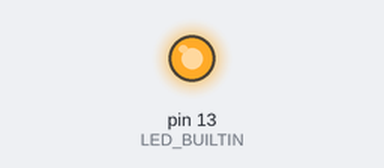
Simulated run of this sketch. Board: Arduino Uno, built with avr-gcc and run on an emulated ATmega328P. Parts: output pins drawn as LEDs (lit = HIGH).

Above: at 0.7 s.
At 5.0 s:
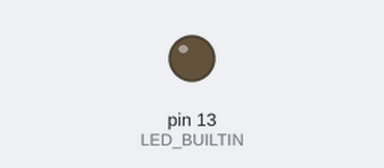
Timing chart, 0 to 6.7 s (numbered marks = the images above):
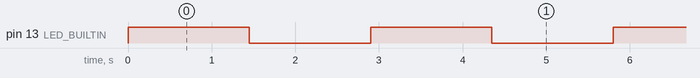

The sketch:

test_transmit.ino
```cpp
/*
  Example for different sending methods

  https://github.com/sui77/rc-switch/

*/

#include <RCSwitch.h>
RCSwitch sender = RCSwitch();

void setup() {
  Serial.begin(9600);
  sender.enableTransmit(3);  // An Pin 3

  sender.setProtocol(1);
  sender.setPulseLength(311);

  pinMode(LED_BUILTIN, OUTPUT);
}

void loop() {


      digitalWrite(LED_BUILTIN, HIGH);
      sender.sendTriState("F0F0FF0FFF0F");

      delay(1000);

      digitalWrite(LED_BUILTIN, LOW);
      sender.sendTriState("F0F0FF0FFFF0");

      delay(1000);
}
```

Measured:
- by itself, pin 13 (LED_BUILTIN): alternates HIGH for 1.5 s and LOW for 1.5 s
